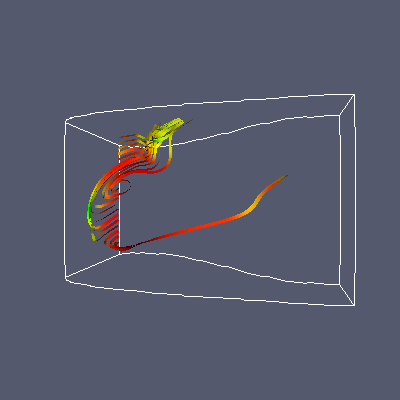

This chart was generated by the following Python code:
#!/usr/bin/env python

# Stream traces through a multi-block PLOT3D combustor dataset using
# vtkStreamTracer with ribbon visualization colored by density.

import os

# Factory overrides
import vtkmodules.vtkInteractionStyle  # noqa: F401
import vtkmodules.vtkRenderingOpenGL2  # noqa: F401

from vtkmodules.vtkCommonCore import vtkLookupTable
from vtkmodules.vtkCommonDataModel import (
    vtkMultiBlockDataSet,
    vtkStructuredGrid,
)
from vtkmodules.vtkFiltersCore import (
    vtkAssignAttribute,
    vtkStructuredGridOutlineFilter,
)
from vtkmodules.vtkFiltersExtraction import vtkExtractGrid
from vtkmodules.vtkFiltersFlowPaths import vtkStreamTracer
from vtkmodules.vtkFiltersModeling import vtkRibbonFilter
from vtkmodules.vtkFiltersSources import vtkLineSource
from vtkmodules.vtkIOParallel import vtkMultiBlockPLOT3DReader
from vtkmodules.vtkRenderingCore import (
    vtkActor,
    vtkPolyDataMapper,
    vtkRenderWindow,
    vtkRenderWindowInteractor,
    vtkRenderer,
)

# Data directory
data_dir = os.environ.get("VPE_DATA_DIR", os.path.dirname(os.path.abspath(__file__)))

# Read PLOT3D data
plot3d = vtkMultiBlockPLOT3DReader()
plot3d.SetFileName(os.path.join(data_dir, "combxyz.bin"))
plot3d.SetQFileName(os.path.join(data_dir, "combq.bin"))
plot3d.SetBinaryFile(1)
plot3d.SetMultiGrid(0)
plot3d.SetHasByteCount(0)
plot3d.SetIBlanking(0)
plot3d.SetTwoDimensionalGeometry(0)
plot3d.SetForceRead(0)
plot3d.SetByteOrder(0)
plot3d.Update()

output = plot3d.GetOutput().GetBlock(0)

# Outline of the structured grid
outline = vtkStructuredGridOutlineFilter()
outline.SetInputData(output)

outline_mapper = vtkPolyDataMapper()
outline_mapper.SetInputConnection(outline.GetOutputPort())
outline_mapper.UseLookupTableScalarRangeOn()
outline_mapper.SetScalarVisibility(0)
outline_mapper.SetScalarModeToDefault()

outline_actor = vtkActor()
outline_actor.SetMapper(outline_mapper)
outline_actor.GetProperty().SetRepresentationToSurface()
outline_actor.GetProperty().SetInterpolationToGouraud()
outline_actor.GetProperty().SetAmbient(0.15)
outline_actor.GetProperty().SetDiffuse(0.85)
outline_actor.GetProperty().SetSpecular(0.1)
outline_actor.GetProperty().SetSpecularPower(100)
outline_actor.GetProperty().SetSpecularColor(1, 1, 1)
outline_actor.GetProperty().SetColor(1, 1, 1)

# Extract three sub-grids
extract_grid_0 = vtkExtractGrid()
extract_grid_0.SetInputData(output)
extract_grid_0.SetVOI(0, 14, 0, 32, 0, 24)
extract_grid_0.SetSampleRate(1, 1, 1)
extract_grid_0.SetIncludeBoundary(0)
extract_grid_0.Update()

extract_grid_1 = vtkExtractGrid()
extract_grid_1.SetInputData(output)
extract_grid_1.SetVOI(14, 29, 0, 32, 0, 24)
extract_grid_1.SetSampleRate(1, 1, 1)
extract_grid_1.SetIncludeBoundary(0)
extract_grid_1.Update()

extract_grid_2 = vtkExtractGrid()
extract_grid_2.SetInputData(output)
extract_grid_2.SetVOI(29, 56, 0, 32, 0, 24)
extract_grid_2.SetSampleRate(1, 1, 1)
extract_grid_2.SetIncludeBoundary(0)
extract_grid_2.Update()

# Seed line for stream tracer
line_source = vtkLineSource()
line_source.SetPoint1(3.05638, -3.00497, 28.2211)
line_source.SetPoint2(3.05638, 3.95916, 28.2211)
line_source.SetResolution(20)

# Build multi-block dataset from sub-grids
mbds = vtkMultiBlockDataSet()
mbds.SetNumberOfBlocks(3)

sg_0 = vtkStructuredGrid()
sg_0.ShallowCopy(extract_grid_0.GetOutput())
mbds.SetBlock(0, sg_0)

sg_1 = vtkStructuredGrid()
sg_1.ShallowCopy(extract_grid_1.GetOutput())
mbds.SetBlock(1, sg_1)

sg_2 = vtkStructuredGrid()
sg_2.ShallowCopy(extract_grid_2.GetOutput())
mbds.SetBlock(2, sg_2)

# Stream tracer
stream = vtkStreamTracer()
stream.SetInputData(mbds)
stream.SetSourceConnection(line_source.GetOutputPort())
stream.SetIntegrationStepUnit(2)
stream.SetMaximumPropagation(20)
stream.SetInitialIntegrationStep(0.5)
stream.SetIntegrationDirection(0)
stream.SetIntegratorType(0)
stream.SetMaximumNumberOfSteps(2000)
stream.SetTerminalSpeed(1e-12)

# Assign normals attribute
aa = vtkAssignAttribute()
aa.SetInputConnection(stream.GetOutputPort())
aa.Assign("Normals", "NORMALS", "POINT_DATA")

# Ribbon filter
ribbon = vtkRibbonFilter()
ribbon.SetInputConnection(aa.GetOutputPort())
ribbon.SetWidth(0.1)
ribbon.SetAngle(0)
ribbon.SetDefaultNormal(0, 0, 1)
ribbon.SetVaryWidth(0)

# Lookup table
lookup_table = vtkLookupTable()
lookup_table.SetNumberOfTableValues(256)
lookup_table.SetHueRange(0, 0.66667)
lookup_table.SetSaturationRange(1, 1)
lookup_table.SetValueRange(1, 1)
lookup_table.SetTableRange(0.197813, 0.710419)
lookup_table.SetVectorComponent(0)
lookup_table.Build()

# Ribbon mapper
ribbon_mapper = vtkPolyDataMapper()
ribbon_mapper.SetInputConnection(ribbon.GetOutputPort())
ribbon_mapper.UseLookupTableScalarRangeOn()
ribbon_mapper.SetScalarVisibility(1)
ribbon_mapper.SetScalarModeToUsePointFieldData()
ribbon_mapper.SelectColorArray("Density")
ribbon_mapper.SetLookupTable(lookup_table)

ribbon_actor = vtkActor()
ribbon_actor.SetMapper(ribbon_mapper)
ribbon_actor.GetProperty().SetRepresentationToSurface()
ribbon_actor.GetProperty().SetInterpolationToGouraud()
ribbon_actor.GetProperty().SetAmbient(0.15)
ribbon_actor.GetProperty().SetDiffuse(0.85)
ribbon_actor.GetProperty().SetSpecular(0)
ribbon_actor.GetProperty().SetSpecularPower(1)
ribbon_actor.GetProperty().SetSpecularColor(1, 1, 1)

# Renderer
renderer = vtkRenderer()
renderer.SetBackground(0.33, 0.35, 0.43)
renderer.AddActor(outline_actor)
renderer.AddActor(ribbon_actor)

# Window
render_window = vtkRenderWindow()
render_window.AddRenderer(renderer)
render_window.SetSize(400, 400)
render_window.SetWindowName("multiblock streamer")

# Interactor
interactor = vtkRenderWindowInteractor()
interactor.SetRenderWindow(render_window)

interactor.Initialize()
interactor.Start()
